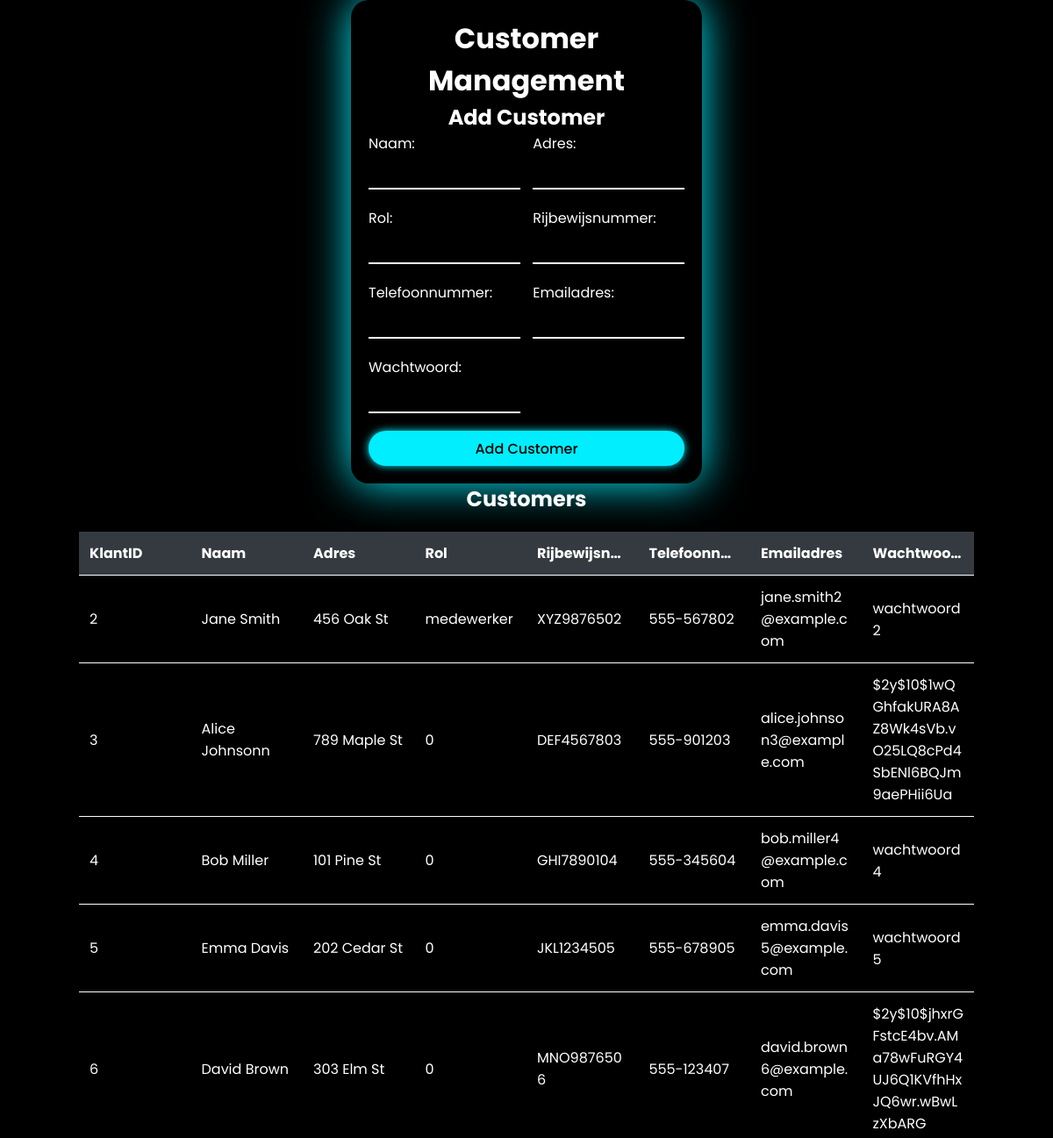
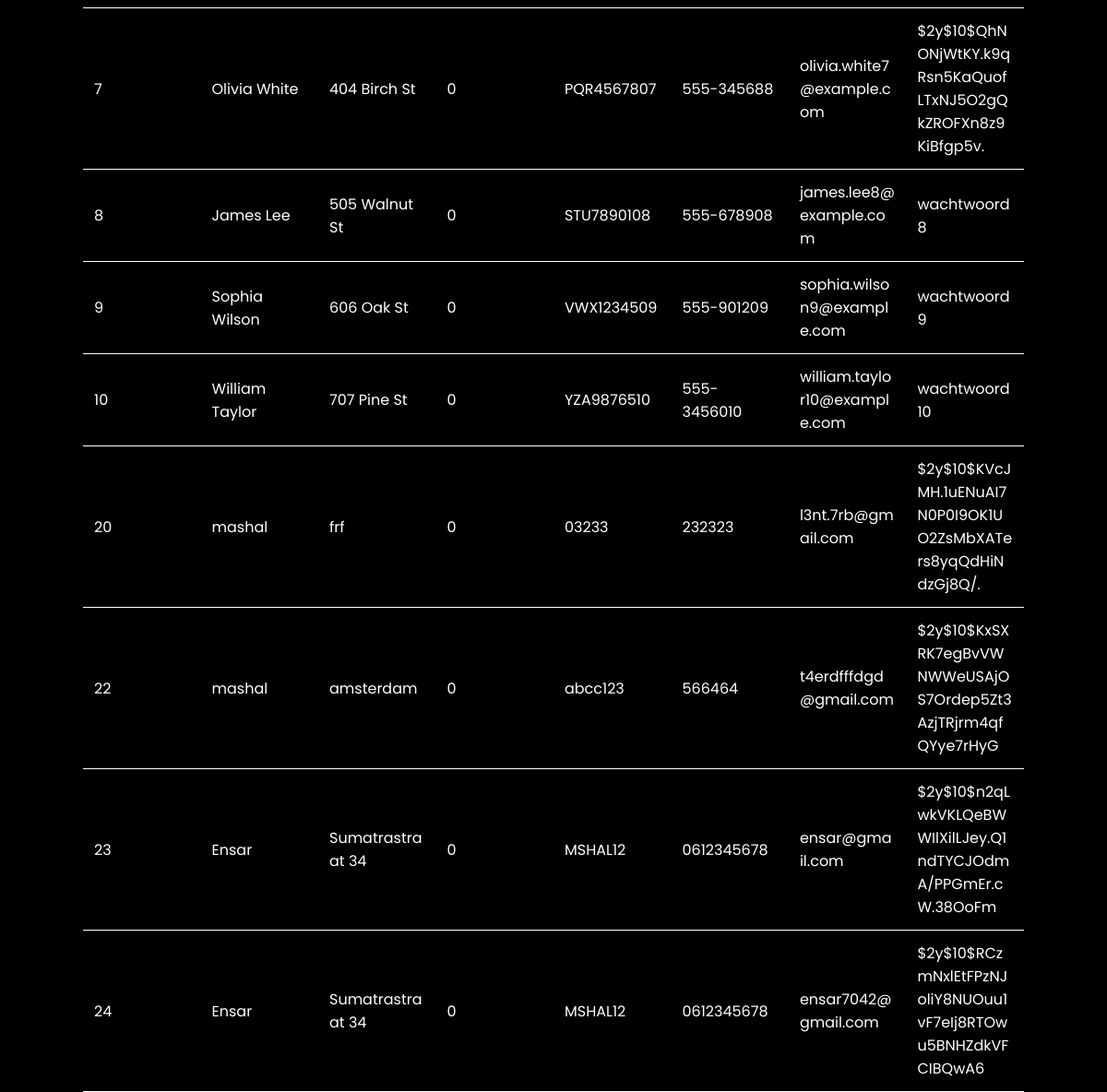
/medewerker_users.php, run on the app's committed database (2 pictures, top to bottom).
### tables this page shows
CREATE TABLE `klanten` (
  `KlantID` int(11) NOT NULL,
  `Naam` varchar(255) NOT NULL,
  `Adres` varchar(255) NOT NULL,
  `rol` varchar(40) DEFAULT '0',
  `Rijbewijsnummer` varchar(20) NOT NULL,
  `Telefoonnummer` varchar(15) NOT NULL,
  `Emailadres` varchar(255) NOT NULL,
  `Wachtwoord` varchar(255) NOT NULL
);

### database.php (called while the page is built, shortened)
<?php
class Database {
    public $pdo;
    public function __construct($db = 'autosverkopen', $user = 'root', $pass = '', $host = 'localhost:3306') {
        try {
            $this->pdo = new PDO("mysql:host=$host;dbname=$db", $user, $pass);
            $this->pdo->setAttribute(PDO::ATTR_ERRMODE, PDO::ERRMODE_EXCEPTION);
        } catch (PDOException $e) {
            die("Database connection failed: " . $e->getMessage());
        }
    }
    public function selectklanten() {
        try {
            $sql = "SELECT * FROM klanten WHERE rol = '0' OR rol = 'medewerker'";
            $stmt = $this->pdo->query($sql);
            return $stmt->fetchAll(PDO::FETCH_ASSOC);
        } catch (PDOException $e) {
            die("Error fetching customers: " . $e->getMessage());
        }
    }
}
?>

### medewerker_users.php (the view, shortened to what this page needs)
<?php
include 'database.php';
$database = new Database();
$customers = $database->selectklanten();
?>
<!DOCTYPE html>
<html lang="en">
<head>
    <link rel="stylesheet" href="medewekeruser.css">
</head>
<body>
    <div class="container">
        <div class="forrm">
        <h1 class="mb-4 text-center">Customer Management</h1>
        <h2 class="mb-3">Add Customer</h2>
        <form method="post">
            <div class="form-row">
                <div class="form-group col-md-6">
                    <label for="name">Naam:</label>
                    <input type="text" name="name" class="form-control" required>
                </div>
                <div class="form-group col-md-6">
                    <label for="address">Adres:</label>
                    <input type="text" name="address" class="form-control" required>
                </div>
            </div>
            <div class="form-row">
                <div class="form-group col-md-6">
                    <label for="rol">Rol:</label>
                    <input type="text" name="rol" class="form-control" required>
                </div>
                <div class="form-group col-md-6">
                    <label for="licenseNumber">Rijbewijsnummer:</label>
                    <input type="text" name="licenseNumber" class="form-control" required>
                </div>
            </div>
            <div class="form-row">
                <div class="form-group col-md-6">
                    <label for="phoneNumber">Telefoonnummer:</label>
                    <input type="text" name="phoneNumber" class="form-control" required>
                </div>
                <div class="form-group col-md-6">
                    <label for="email">Emailadres:</label>
                    <input type="email" name="email" class="form-control" required>
                </div>
            </div>
            <div class="form-row">
                <div class="form-group col-md-6">
                    <label for="password">Wachtwoord:</label>
                    <input type="password" name="password" class="form-control" required>
                </div>
            </div>
            <button type="submit" name="addCustomer" class="btn btn-primary">Add Customer</button>
        </form>
        </div>
        <h2 class="mt-4 mb-3">Customers</h2>
        <div class="table-responsive">
            <table class="table-sm">
                <thead class="thead-dark">
                    <tr>
                        <th>KlantID</th>
                        <th>Naam</th>
                        <th>Adres</th>
                        <th>Rol</th>
                        <th>Rijbewijsnummer</th>
                        <th>Telefoonnummer</th>
                        <th>Emailadres</th>
                        <th >Wachtwoord</th>
                    </tr>
                </thead>
                <tbody>
                    <?php if (!empty($customers)) : ?>
                        <?php foreach ($customers as $customer) : ?>
                            <tr id="wachtwoord">
                                <td><?= $customer['KlantID'] ?></td>
                                <td><?= $customer['Naam'] ?></td>
                                <td><?= $customer['Adres'] ?></td>
                                <td><?= $customer['rol'] ?></td>
                                <td><?= $customer['Rijbewijsnummer'] ?></td>
                                <td><?= $customer['Telefoonnummer'] ?></td>
                                <td><?= $customer['Emailadres'] ?></td>
                                <td ><?= $customer['Wachtwoord'] ?></td>
                            </tr>
                        <?php endforeach; ?>
                    <?php else : ?>
                        <tr>
                            <td colspan="9" class="text-center">No customers available</td>
                        </tr>
                    <?php endif; ?>
                </tbody>
            </table>
        </div>
    </div>
</body>
</html>

### medewekeruser.css (style rules this page uses)
* { margin: 0; padding: 0; box-sizing: border-box; font-family: 'Poppins', sans-serif; }
body { display: flex; justify-content: center; align-items: center; min-height: 100vh; background: #000; }
.container { display: flex; flex-direction: column; align-items: center; }
.forrm { width: 400px; padding: 20px; background: #000; box-shadow: 0 0 50px #0ef; border-radius: 20px; overflow: hidden; }
.forrm h1, h2 { color: #fff !important; text-align: center; }
.form-row { display: flex; flex-wrap: wrap; justify-content: space-between; }
.form-group { width: 48%; }
label { color: #fff; }
.form-control { width: 100%; height: 40px; font-size: 16px; color: #fff; padding: 0 5px; background: transparent; border: none; border-bottom: 2px solid #fff; outline: none; margin-bottom: 20px; }
.btn { width: 100%; height: 40px; background: #0ef; box-shadow: 0 0 10px #0ef; font-size: 16px; color: #000; font-weight: 500; cursor: pointer; border-radius: 30px; border: none; outline: none; }
.table-sm { width: 100%; margin-top: 20px; color: #fff; border-collapse: collapse; table-layout: fixed; }
.table-responsive { overflow-x: auto; width: 85%; }
.table-sm th, .table-sm td { padding: 12px; text-align: left; border-bottom: 1px solid #fff; word-wrap: break-word; }
.table-sm th { background-color: #343a40; white-space: nowrap; overflow: hidden; text-overflow: ellipsis; max-width: 0; }

### data on the page
klanten: KlantID "2", Naam "Jane Smith", Adres "456 Oak St", rol "medewerker", Rijbewijsnummer "XYZ9876502", Telefoonnummer "555-567802", Emailadres "jane.smith2@example.com", Wachtwoord "wachtwoord2"
klanten: KlantID "3", Naam "Alice Johnsonn", Adres "789 Maple St", rol "0", Rijbewijsnummer "DEF4567803", Telefoonnummer "555-901203", Emailadres "alice.johnson3@example.com", Wachtwoord "$2y$10$1wQGhfakURA8AZ8Wk4sVb.vO25LQ8cPd4SbENl6BQJm9aePHii6Ua"
klanten: KlantID "4", Naam "Bob Miller", Adres "101 Pine St", rol "0", Rijbewijsnummer "GHI7890104", Telefoonnummer "555-345604", Emailadres "bob.miller4@example.com", Wachtwoord "wachtwoord4"
klanten: KlantID "5", Naam "Emma Davis", Adres "202 Cedar St", rol "0", Rijbewijsnummer "JKL1234505", Telefoonnummer "555-678905", Emailadres "emma.davis5@example.com", Wachtwoord "wachtwoord5"
klanten: KlantID "6", Naam "David Brown", Adres "303 Elm St", rol "0", Rijbewijsnummer "MNO9876506", Telefoonnummer "555-123407", Emailadres "david.brown6@example.com", Wachtwoord "$2y$10$jhxrGFstcE4bv.AMa78wFuRGY4UJ6Q1KVfhHxJQ6wr.wBwLzXbARG"
klanten: KlantID "7", Naam "Olivia White", Adres "404 Birch St", rol "0", Rijbewijsnummer "PQR4567807", Telefoonnummer "555-345688", Emailadres "olivia.white7@example.com", Wachtwoord "$2y$10$QhNONjWtKY.k9qRsn5KaQuofLTxNJ5O2gQkZROFXn8z9KiBfgp5v."
klanten: KlantID "8", Naam "James Lee", Adres "505 Walnut St", rol "0", Rijbewijsnummer "STU7890108", Telefoonnummer "555-678908", Emailadres "james.lee8@example.com", Wachtwoord "wachtwoord8"
klanten: KlantID "9", Naam "Sophia Wilson", Adres "606 Oak St", rol "0", Rijbewijsnummer "VWX1234509", Telefoonnummer "555-901209", Emailadres "sophia.wilson9@example.com", Wachtwoord "wachtwoord9"
klanten: KlantID "10", Naam "William Taylor", Adres "707 Pine St", rol "0", Rijbewijsnummer "YZA9876510", Telefoonnummer "555-3456010", Emailadres "william.taylor10@example.com", Wachtwoord "wachtwoord10"
klanten: KlantID "20", Naam "mashal", Adres "frf", rol "0", Rijbewijsnummer "03233", Telefoonnummer "232323", Emailadres "l3nt.7rb@gmail.com", Wachtwoord "$2y$10$KVcJMH.1uENuAI7N0P0I9OK1UO2ZsMbXATers8yqQdHiNdzGj8Q/."
klanten: KlantID "22", Naam "mashal", Adres "amsterdam", rol "0", Rijbewijsnummer "abcc123", Telefoonnummer "566464", Emailadres "t4erdfffdgd@gmail.com", Wachtwoord "$2y$10$KxSXRK7egBvVWNWWeUSAjOS7Ordep5Zt3AzjTRjrm4qfQYye7rHyG"
klanten: KlantID "23", Naam "Ensar", Adres "Sumatrastraat 34", rol "0", Rijbewijsnummer "MSHAL12", Telefoonnummer "0612345678", Emailadres "ensar@gmail.com", Wachtwoord "$2y$10$n2qLwkVKLQeBWWIlXilLJey.Q1ndTYCJOdmA/PPGmEr.cW.38OoFm"
klanten: KlantID "24", Naam "Ensar", Adres "Sumatrastraat 34", rol "0", Rijbewijsnummer "MSHAL12", Telefoonnummer "0612345678", Emailadres "ensar7042@gmail.com", Wachtwoord "$2y$10$RCzmNxlEtFPzNJoliY8NUOuu1vF7eIj8RTOwu5BNHZdkVFCIBQwA6"
